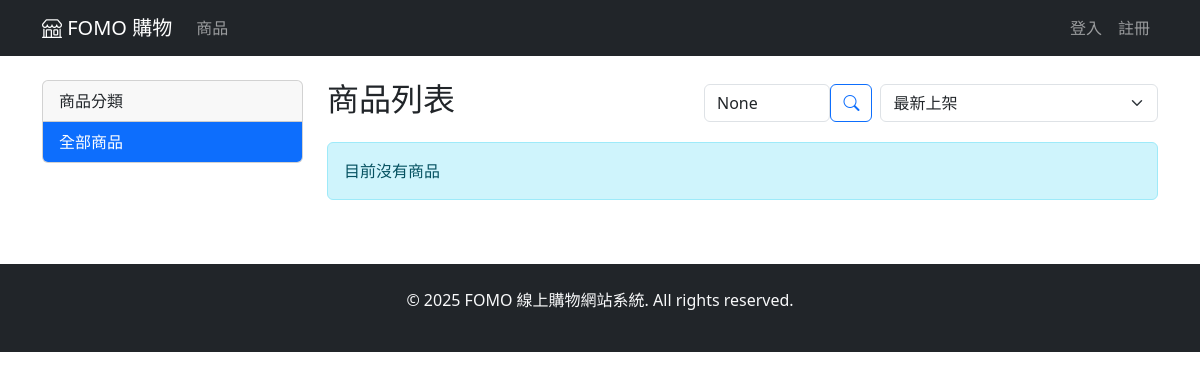
/customer/products/, run on an earlier commit of the app's database.
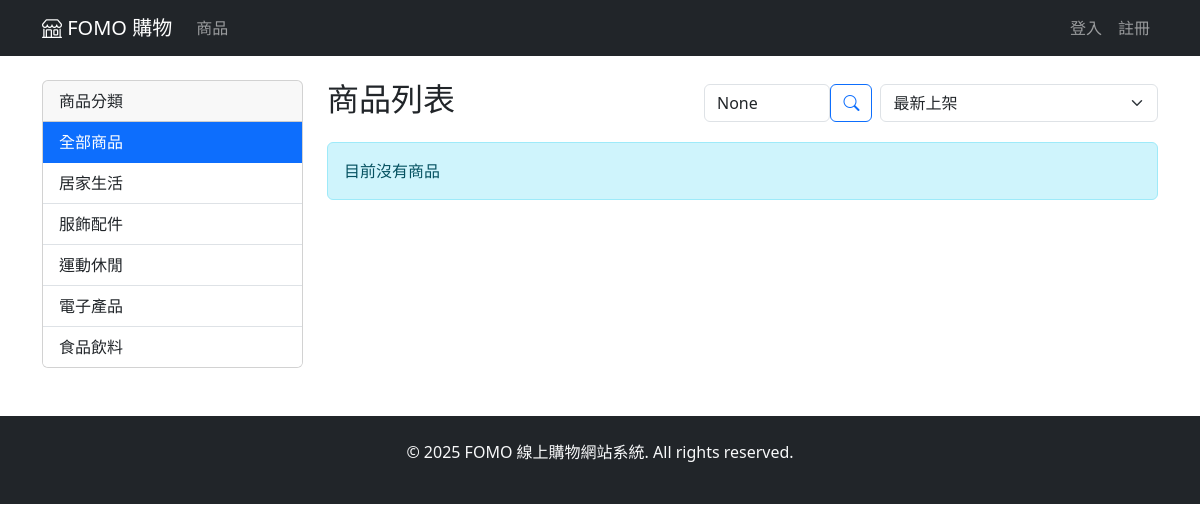
And on a later commit of the database.
### database/models.py (models this page shows, shortened)
class Category(models.Model):
    name = models.CharField(max_length=100, verbose_name="分類名稱")
    description = models.TextField(blank=True, verbose_name="分類描述")
    parent = models.ForeignKey('self', null=True, blank=True, on_delete=models.CASCADE, related_name='children', verbose_name="父分類")
    created_at = models.DateTimeField(auto_now_add=True, verbose_name="建立時間")
    updated_at = models.DateTimeField(auto_now=True, verbose_name="更新時間")
    class Meta:
        verbose_name = "商品分類"
        verbose_name_plural = "商品分類"
        ordering = ['name']

### customer/views.py (the view)
# urls.py: path('products/', views.product_list, name='product_list'),
def product_list(request):
    products = Product.objects.filter(status='active')
    category_id = request.GET.get('category')
    search_query = request.GET.get('search')
    sort_by = request.GET.get('sort', 'newest')
    if category_id:
        products = products.filter(category_id=category_id)
    if search_query:
        products = products.filter(
            Q(name__icontains=search_query) |
            Q(description__icontains=search_query)
        )
    if sort_by == 'price_low':
        products = products.order_by('price')
    elif sort_by == 'price_high':
        products = products.order_by('-price')
    elif sort_by == 'rating':
        products = products.annotate(avg_rating=Avg('reviews__rating')).order_by('-avg_rating')
    else:
        products = products.order_by('-created_at')
    paginator = Paginator(products, 12)
    page_number = request.GET.get('page')
    page_obj = paginator.get_page(page_number)
    categories = Category.objects.all()
    context = {
        'products': page_obj,
        'categories': categories,
        'current_category': category_id,
        'search_query': search_query,
        'sort_by': sort_by,
    }
    return render(request, 'customer/product_list.html', context)

### customer/templates/customer/product_list.html (shortened to what the changed rows need)
{% extends 'base_fomo.html' %}
{% block content %}
<div class="row">
    <div class="col-md-3">
        <div class="card">
            <div class="list-group list-group-flush">
                <a href="{% url 'customer:product_list' %}" class="list-group-item list-group-item-action {% if not current_category %}active{% endif %}">
                    全部商品
                </a>
                {% for category in categories %}
                <a href="{% url 'customer:product_list' %}?category={{ category.id }}"
                   class="list-group-item list-group-item-action {% if current_category == category.id|stringformat:"s" %}active{% endif %}">
                    {{ category.name }}
                </a>
                {% endfor %}
            </div>
        </div>
    </div>
    <div class="col-md-9">
        <div class="d-flex justify-content-between align-items-center mb-3">
            <h2>商品列表</h2>
        </div>
    </div>
</div>
{% endblock %}

What changed in the data, as far as the page shows it:
added Category: name "居家生活"
added Category: name "服飾配件"
added Category: name "運動休閒"
added Category: name "電子產品"
added Category: name "食品飲料"
